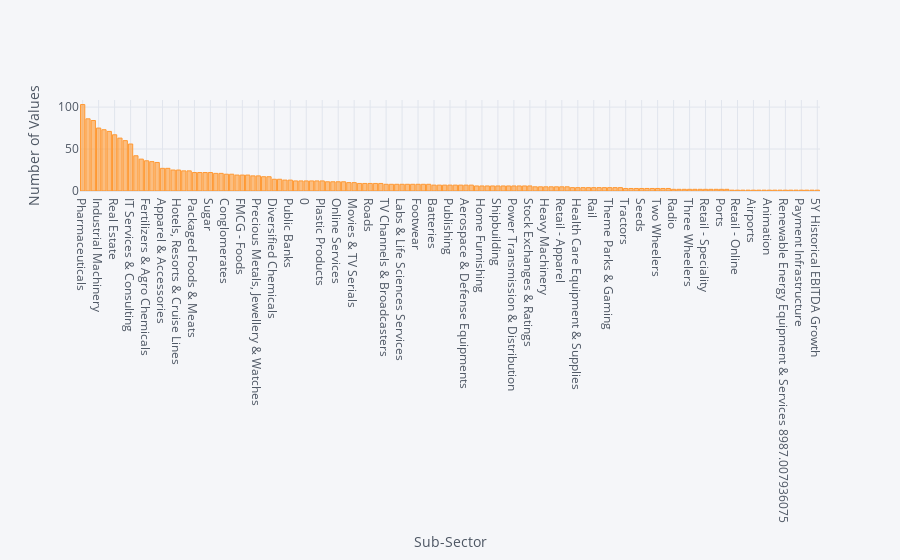

The code cell stored with this chart in its notebook:
### Code cell
df3.iplot(kind='bar',xTitle='Sub-Sector',yTitle='Number of Values')

### Figure 1 — Plotly figure (JSON) as saved in the notebook; plotly's stock layout.template omitted (floating-point values rounded to 4 significant figures; data arrays with more than 128 entries replaced by an {"elided": "..."} marker saying what was removed)
{"data": [{"marker": {"color": "rgba(255, 153, 51, 0.6)", "line": {"color": "rgba(255, 153, 51, 1.0)", "width": 1}}, "name": "Sub-Sector", "orientation": "v", "text": "", "type": "bar", "x": {"elided": "139 str values"}, "y": {"elided": "139 int values"}}], "layout": {"legend": {"bgcolor": "#F5F6F9", "font": {"color": "#4D5663"}}, "paper_bgcolor": "#F5F6F9", "plot_bgcolor": "#F5F6F9", "title": {"font": {"color": "#4D5663"}}, "xaxis": {"gridcolor": "#E1E5ED", "showgrid": true, "tickfont": {"color": "#4D5663"}, "title": {"font": {"color": "#4D5663"}, "text": "Sub-Sector"}, "zerolinecolor": "#E1E5ED"}, "yaxis": {"gridcolor": "#E1E5ED", "showgrid": true, "tickfont": {"color": "#4D5663"}, "title": {"font": {"color": "#4D5663"}, "text": "Number of Values"}, "zerolinecolor": "#E1E5ED"}}}
